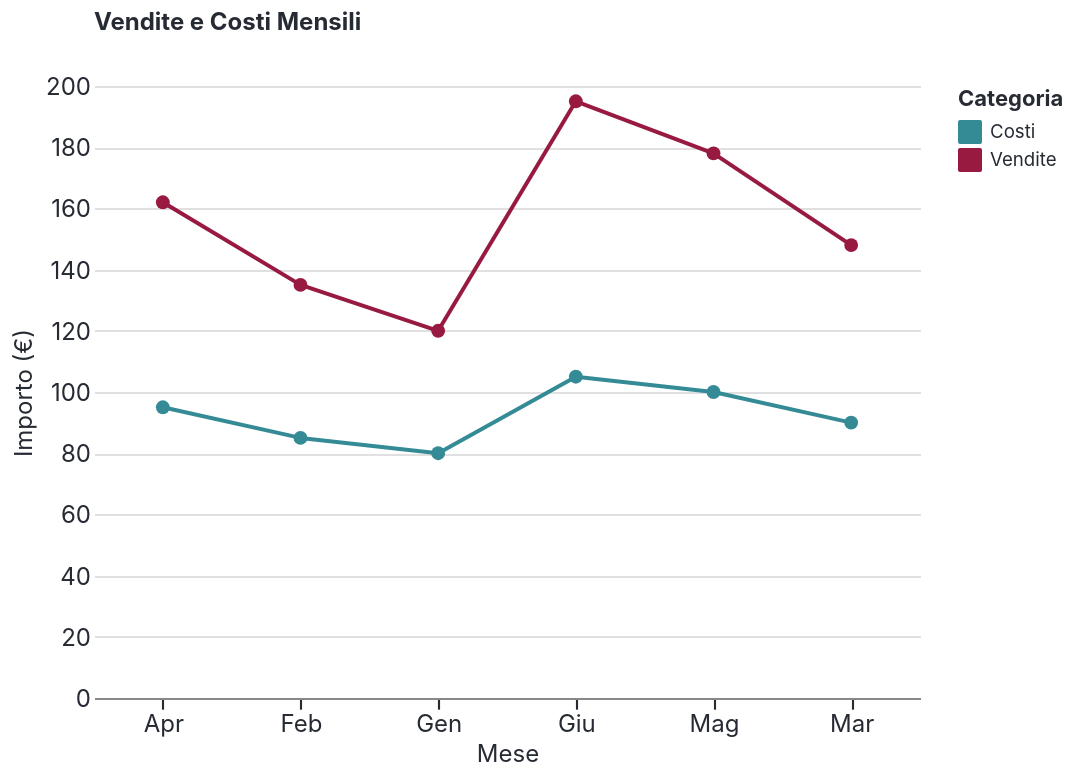

Notebook code cell kept with this figure:
### Markdown cell above
## 4. Test Altair con Nuova API

### Code cell
import importlib
import altair as alt
import pandas as pd
import mobility_book_style as mbs

# Ricarica il modulo Altair per assicurare l'uso della versione più recente del tema
importlib.reload(mbs.altair)

# Abilita il tema (semplice!)
mbs.enable_altair_theme()

# Dati di esempio
data = pd.DataFrame({
    'Mese': ['Gen', 'Feb', 'Mar', 'Apr', 'Mag', 'Giu'],
    'Vendite': [120, 135, 148, 162, 178, 195],
    'Costi': [80, 85, 90, 95, 100, 105]
})

# Reshape per Altair
data_long = data.melt('Mese', var_name='Tipo', value_name='Valore')

# Crea il grafico
chart = alt.Chart(data_long).mark_line(point=True).encode(
    x=alt.X('Mese:N', title='Mese'),
    y=alt.Y('Valore:Q', title='Importo (€)'),
    color=alt.Color('Tipo:N', title='Categoria'),
    tooltip=['Mese', 'Tipo', 'Valore']
).properties(
    title='Vendite e Costi Mensili',
    width=413,
    height=306,
)
# Salva
html_path = OUT / 'altair_new_api.html'
chart.save(str(html_path))
print(f"✅ Salvato HTML: {html_path}")

# Salva PNG (se vl-convert è installato)
try:
    png_path = OUT / 'altair_new_api.png'
    chart.save(str(png_path), scale_factor=2)
    print(f"✅ Salvato PNG: {png_path}")
    from IPython.display import Image, display
    display(Image(filename=str(png_path)))
except Exception as e:
    print(f"⚠️  PNG export fallito: {e}")
    print("Installa vl-convert-python per esportare PNG")

# Display inline
chart

### Figure 1 — Vega-Lite specification as saved in the notebook (floating-point values rounded to 4 significant figures)
{"config": {"background": "#ffffff", "font": "Inter, sans-serif", "mark": {"color": "#348b96"}, "rect": {"stroke": "#ffffff", "strokeWidth": 0.8, "cornerRadius": 0.0}, "title": {"color": "#262A33", "anchor": "start", "dy": -15, "fontSize": 12.0, "font": "Inter, sans-serif", "fontWeight": "700", "frame": "group"}, "axis": {"labelColor": "#262A33", "labelFontSize": 12.0, "labelFont": "Inter, sans-serif", "labelFontWeight": "400", "titleColor": "#262A33", "titleFontSize": 12.0, "titleFont": "Inter, sans-serif", "titleFontWeight": "400", "grid": true, "gridColor": "#e0e0e0", "labelAngle": 0, "domainWidth": 1.067, "labelPadding": 2, "tickWidth": 1.067}, "axisX": {"grid": false, "ticks": true, "tickSize": 5.333, "tickWidth": 1.067, "tickColor": "#262A33", "domainWidth": 1.067}, "axisY": {"grid": true, "gridWidth": 1.067, "gridColor": "#e0e0e0", "ticks": false, "tickSize": 0, "domain": false}, "legend": {"labelFontSize": 9.333, "padding": 1, "symbolType": "square", "labelFont": "Inter, sans-serif", "titleFont": "Inter, sans-serif"}, "style": {"guide-label": {"font": "Inter, sans-serif", "fill": "#262A33"}, "guide-title": {"font": "Inter, sans-serif", "fill": "#262A33"}}, "range": {"category": ["#348b96", "#981a40", "#534e93", "#a0a369", "#d5aa00", "#7b7284", "#d67335"], "diverging": ["#348b96", "#5ea09c", "#8bb4a6", "#b5c7b5", "#dcdbcb", "#fff1e6", "#ebc7bc", "#d89d97", "#c47375", "#af4958", "#981a40"], "ordinal": ["#a4f8ff", "#8ee2ed", "#77cbd7", "#61b5c0", "#4ba0ab", "#348b96", "#187681", "#00626d", "#004f59", "#003c46", "#002a34"], "ramp": ["#a4f8ff", "#8ee2ed", "#77cbd7", "#61b5c0", "#4ba0ab", "#348b96", "#187681", "#00626d", "#004f59", "#003c46", "#002a34"], "heatmap": ["#a4f8ff", "#8ee2ed", "#77cbd7", "#61b5c0", "#4ba0ab", "#348b96", "#187681", "#00626d", "#004f59", "#003c46", "#002a34"], "teal": ["#a4f8ff", "#8ee2ed", "#77cbd7", "#61b5c0", "#4ba0ab", "#348b96", "#187681", "#00626d", "#004f59", "#003c46", "#002a34"], "burgundy": ["#e5647e", "#d55671", "#c54864", "#b63a58", "#a72b4b", "#981a40", "#880134", "#790029", "#6b001e", "#5c0013", "#4d0009"], "neutral": ["#ffffff", "#f5f5f5", "#e0e0e0", "#ccc2d6", "#b7adc1", "#a299ac", "#8e8597", "#7b7284", "#5b566b", "#4f4b5f", "#443f53"], "purple": ["#9694df", "#8885cf", "#7a77c0", "#6d69b1", "#5f5ba1", "#534e93", "#464084", "#3a3375", "#2f2667", "#241959", "#1a0a4b"], "olive": ["#e5ecC5", "#d6ddb1", "#c8ce9d", "#bcc08a", "#aeb177", "#a0a369", "#939761", "#858852", "#777a43", "#6a6c34", "#5d5f26"], "gold": ["#fff865", "#ffe952", "#ffd93f", "#f9ca2d", "#e8ba1a", "#d5aa00", "#b29700", "#a08700", "#8e7800", "#7c6900", "#6b5a00"], "rust": ["#ffc78a", "#ffb579", "#ffa468", "#fa9357", "#e88346", "#d67335", "#c46221", "#b25205", "#a04200", "#8f3200", "#7e2100"]}, "point": {"filled": true, "size": 48.07}, "line": {"strokeWidth": 2.0, "strokeCap": "round", "strokeJoin": "round"}, "view": {"stroke": "transparent", "continuousWidth": 413.3, "continuousHeight": 306.7, "discreteWidth": 413.3, "discreteHeight": 306.7}}, "data": {"name": "data-1d7c7c51c7a96519fe46e3ecf11ec166"}, "mark": {"type": "line", "point": true}, "encoding": {"color": {"field": "Tipo", "title": "Categoria", "type": "nominal"}, "tooltip": [{"field": "Mese", "type": "nominal"}, {"field": "Tipo", "type": "nominal"}, {"field": "Valore", "type": "quantitative"}], "x": {"field": "Mese", "title": "Mese", "type": "nominal"}, "y": {"field": "Valore", "title": "Importo (€)", "type": "quantitative"}}, "height": 306, "title": "Vendite e Costi Mensili", "width": 413, "$schema": "https://vega.github.io/schema/vega-lite/v5.20.1.json", "datasets": {"data-1d7c7c51c7a96519fe46e3ecf11ec166": [{"Mese": "Gen", "Tipo": "Vendite", "Valore": 120}, {"Mese": "Feb", "Tipo": "Vendite", "Valore": 135}, {"Mese": "Mar", "Tipo": "Vendite", "Valore": 148}, {"Mese": "Apr", "Tipo": "Vendite", "Valore": 162}, {"Mese": "Mag", "Tipo": "Vendite", "Valore": 178}, {"Mese": "Giu", "Tipo": "Vendite", "Valore": 195}, {"Mese": "Gen", "Tipo": "Costi", "Valore": 80}, {"Mese": "Feb", "Tipo": "Costi", "Valore": 85}, {"Mese": "Mar", "Tipo": "Costi", "Valore": 90}, {"Mese": "Apr", "Tipo": "Costi", "Valore": 95}, {"Mese": "Mag", "Tipo": "Costi", "Valore": 100}, {"Mese": "Giu", "Tipo": "Costi", "Valore": 105}]}}
